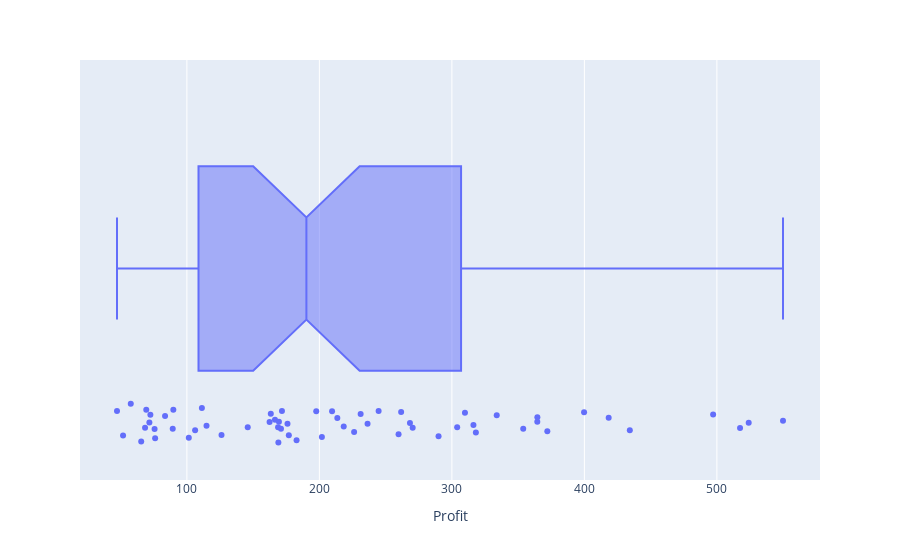

The code cell stored with this chart in its notebook:
### Code cell
#Visualize the distribution of Profit using a box plot.
px.box(df,x="Profit",notched=True, points="all")

### Figure 1 — Plotly figure (JSON) as saved in the notebook; plotly's stock layout.template omitted (floating-point values rounded to 4 significant figures)
{"data": [{"alignmentgroup": "True", "boxpoints": "all", "hovertemplate": "Profit=%{x}<extra></extra>", "legendgroup": "", "marker": {"color": "#636efa"}, "name": "", "notched": true, "offsetgroup": "", "orientation": "h", "showlegend": false, "type": "box", "x": [89.32, 69.35, 111.3, 176.9, 309.9, 169.1, 497.2, 333.8, 163.3, 316.3, 218.4, 57.65, 68.44, 399.8, 182.8, 201.9, 89.78, 145.9, 244.7, 364.5, 76.04, 197.6, 268.4, 318.1, 353.8, 549.9, 236.3, 175.9, 209.6, 261.7, 169.5, 226.2, 83.53, 126.1, 101.5, 213.6, 418.3, 106.2, 304, 171.8, 47.26, 166.5, 364.5, 231.2, 524.0, 434.3, 259.8, 72.45, 270.4, 289.9, 71.68, 114.8, 51.83, 75.62, 517.5, 162.4, 65.53, 168.8, 171.0, 372.0], "x0": " ", "xaxis": "x", "y0": " ", "yaxis": "y"}], "layout": {"autosize": true, "boxmode": "group", "legend": {"tracegroupgap": 0}, "margin": {"t": 60}, "xaxis": {"anchor": "y", "autorange": true, "domain": [0, 1], "range": [19.34, 577.8], "title": {"text": "Profit"}, "type": "linear"}, "yaxis": {"anchor": "x", "autorange": true, "domain": [0, 1], "range": [-0.5138, 0.5], "type": "category"}}}
